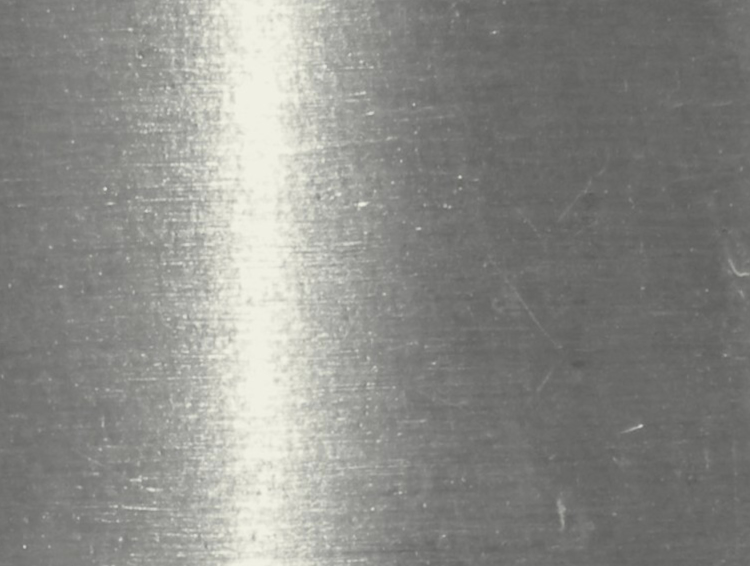
#> input picture three_D/input/material/silver.jpg, 1500 x 1132 px (shown at 1/2 size)
$ python square.py
#> lines starting #> are read from the running program, lines starting #| are printed output that depends on the picture; pictures that were not available may be replaced by others from this repository, and a replacement may not be noted
import trimesh
import numpy as np
from PIL import Image
import os
from trimesh.exchange import gltf

# === 参数设置 ===
FRONT_IMAGE_PATH = 'input/material/silver.jpg'
TOP_IMAGE_PATH = 'input/top/abalone.png'
OUTPUT_PATH = 'glb_out/square_chopstick_pair.glb'
TEXTURE_PATH = 'glb_out/square_combined_texture.png'

TOTAL_HEIGHT = 20.0
TOP_HEIGHT = 5.0
WIDTH_TOP = 0.6
WIDTH_BOTTOM = 0.2
SECTIONS = 64
DISTANCE_BETWEEN = 1.0

# === 加载图像 ===
front_img = Image.open(FRONT_IMAGE_PATH).convert('RGB')
#> front_img is the input picture: PIL image 1500x1132 RGB; mean R, G, B 139.8, 140, 136
top_img = Image.open(TOP_IMAGE_PATH).convert('RGBA')
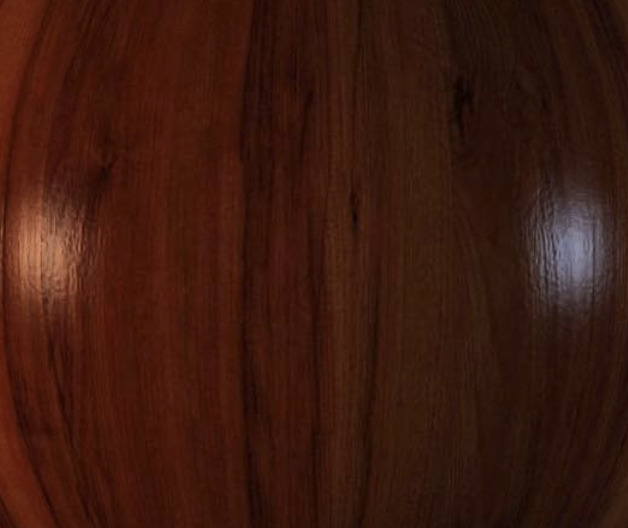
#> input picture three_D/input/material/wood.jpg, 628 x 528 px, given in place of abalone.png, which was not available

texture_width = max(top_img.width, front_img.width)
#> texture_width = 1500
texture_height = top_img.height + front_img.height
#> texture_height = 1660
combined_texture = Image.new('RGBA', (texture_width, texture_height), (255, 255, 255, 0))
combined_texture.paste(top_img.resize((texture_width, top_img.height)), (0, 0))
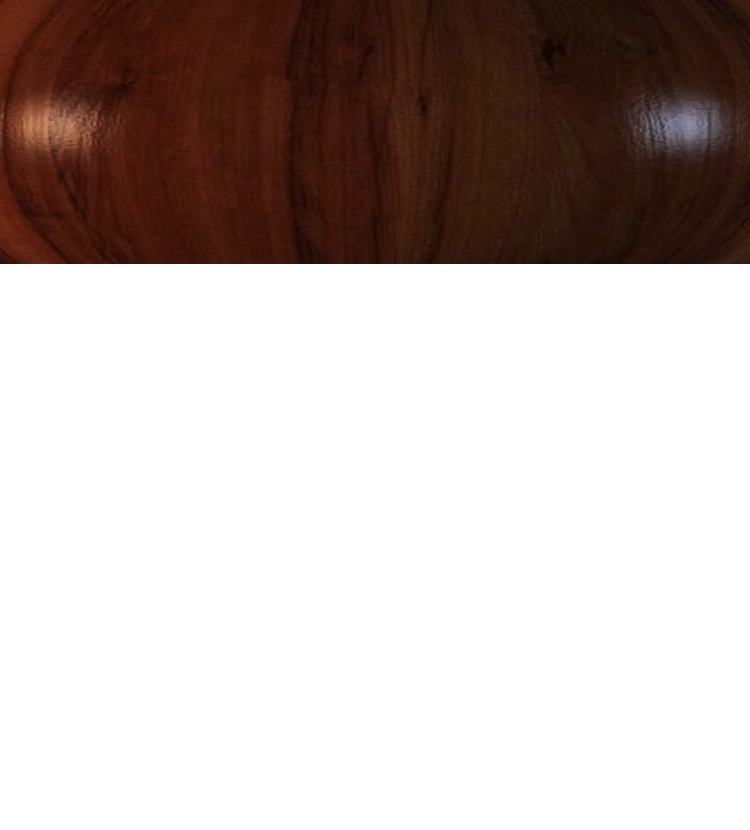
#> combined_texture: PIL image 1500x1660 RGBA (shown at 1/2 size); mean R, G, B, A 193.1, 182, 178.5, 81.1; transparent parts drawn white
combined_texture.paste(front_img.resize((texture_width, front_img.height)), (0, top_img.height))
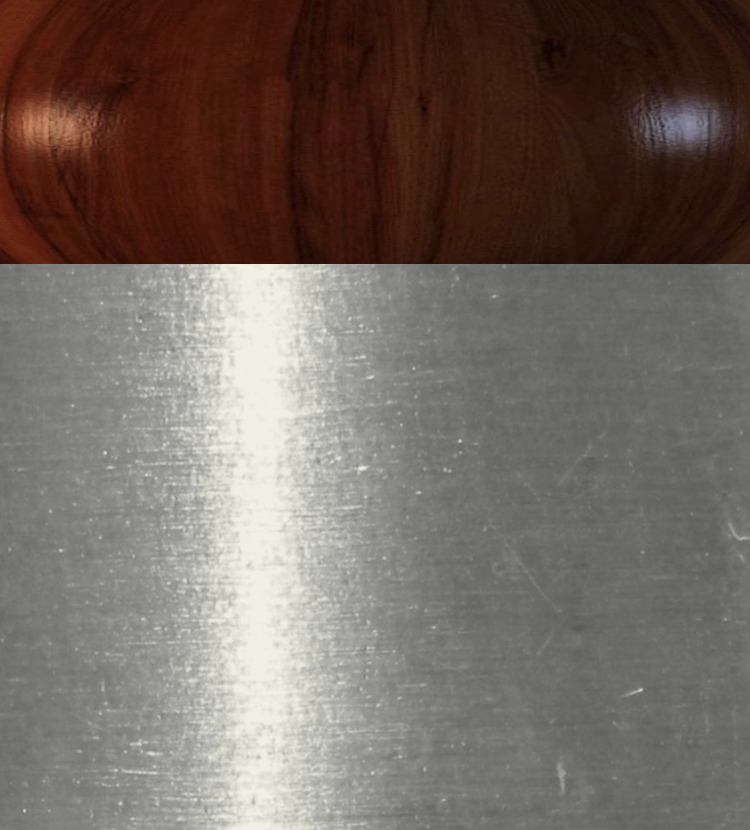
#> combined_texture: PIL image 1500x1660 RGBA (shown at 1/2 size); mean R, G, B, A 114.5, 103.6, 97.4, 255
os.makedirs('glb_out', exist_ok=True)
combined_texture.save(TEXTURE_PATH)
combined_texture = combined_texture.convert('RGB')
#> combined_texture: PIL image 1500x1660 RGB

# === 方形筷子生成函数 ===
def create_square_chopstick(x_offset=0.0):
#> called with x_offset = -0.5
    vertices = []
    faces = []
    uvs = []
    rings = []

    for i in range(SECTIONS):
        t = i / (SECTIONS - 1)
        z = TOTAL_HEIGHT * t
        w = WIDTH_TOP * (1 - t) + WIDTH_BOTTOM * t
        x0, x1 = -w / 2 + x_offset, w / 2 + x_offset
        y0, y1 = -w / 2, w / 2

        ring = [
            len(vertices) + 0,
            len(vertices) + 1,
            len(vertices) + 2,
            len(vertices) + 3,
        ]
        rings.append(ring)

        vertices.extend([[x0, y0, z], [x1, y0, z], [x1, y1, z], [x0, y1, z]])
        v = 1 - t
        uvs.extend([[0, v], [0.33, v], [0.66, v], [1, v]])

    for i in range(len(rings) - 1):
        r1 = rings[i]
        r2 = rings[i + 1]
        for j in range(4):
            a = r1[j]
            b = r1[(j + 1) % 4]
            c = r2[(j + 1) % 4]
            d = r2[j]
            faces.append([a, b, c])
            faces.append([a, c, d])

#> (the run stopped early here; a loop or call above may not have finished)
